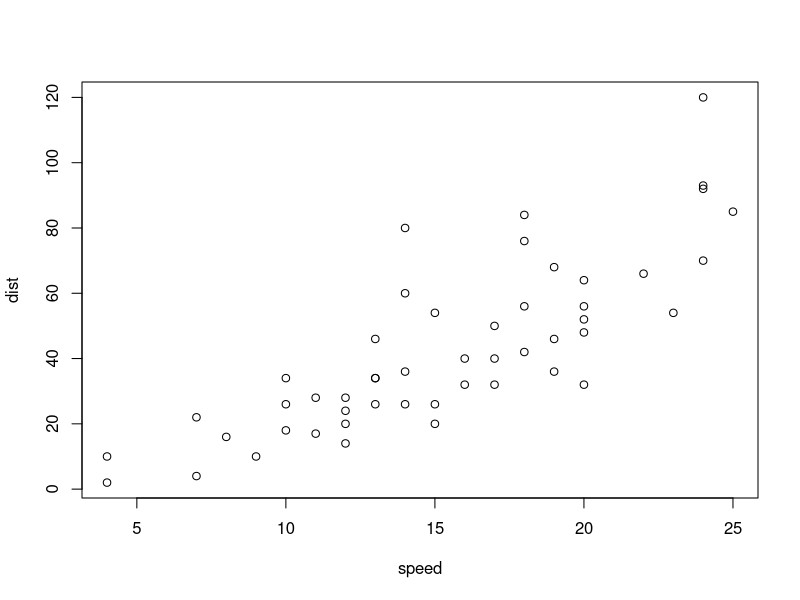
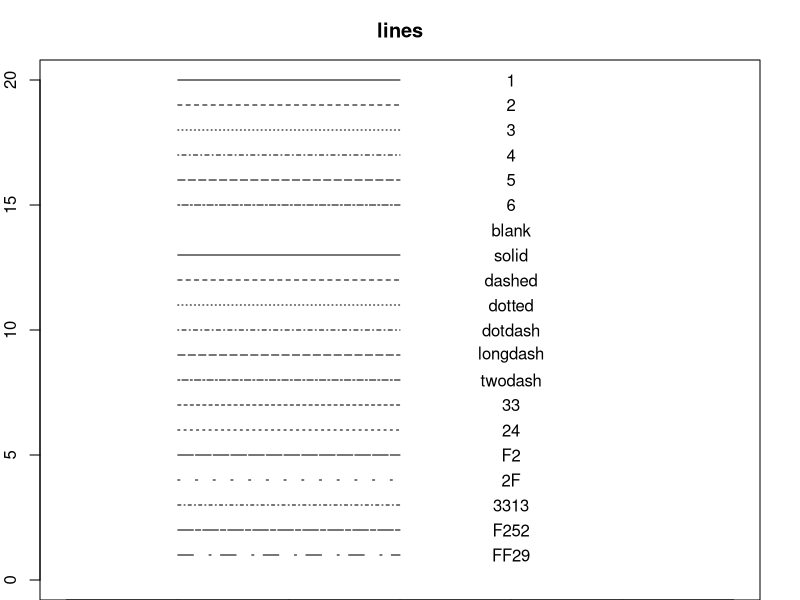
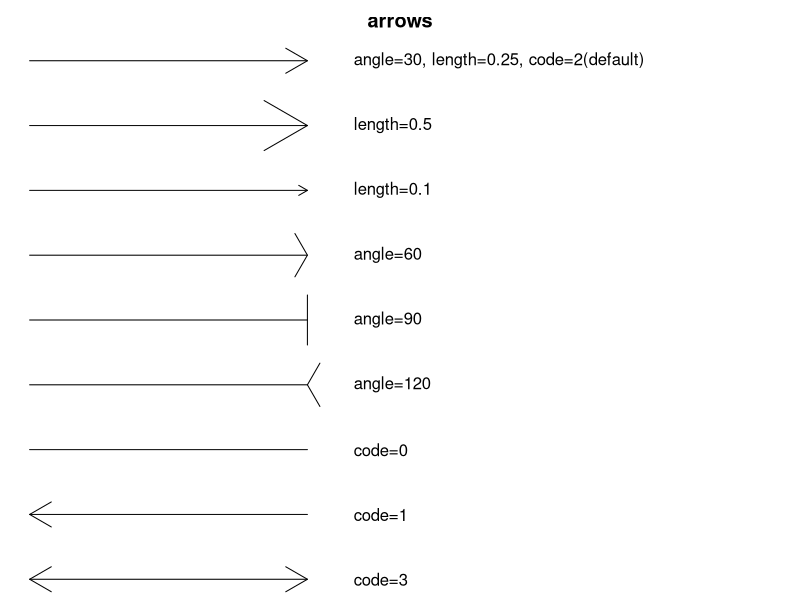
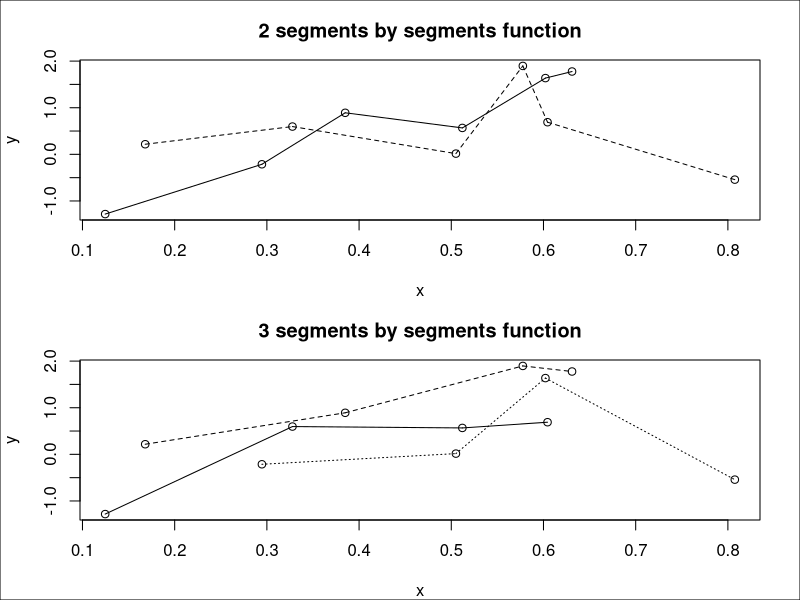
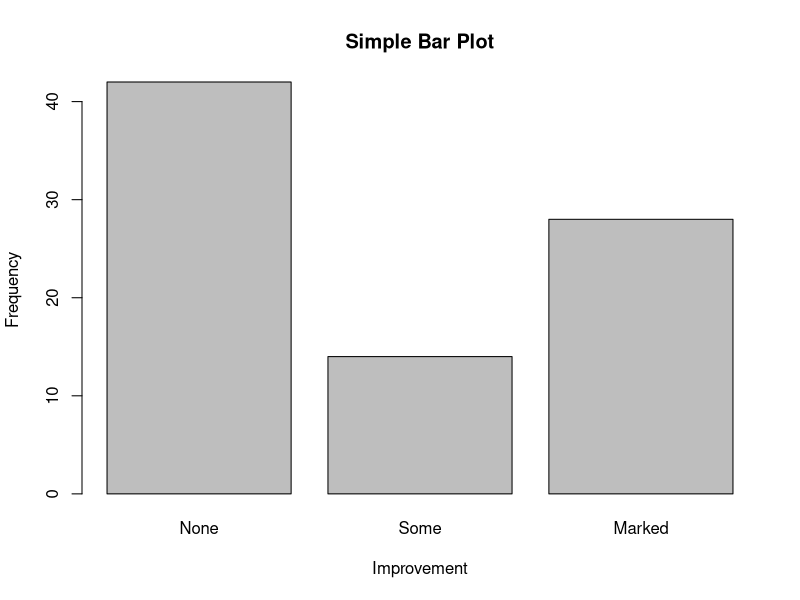
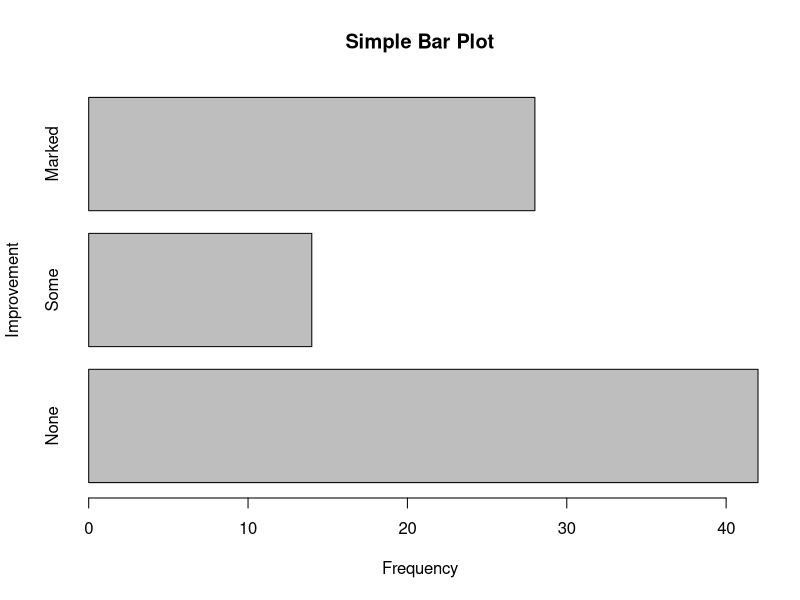
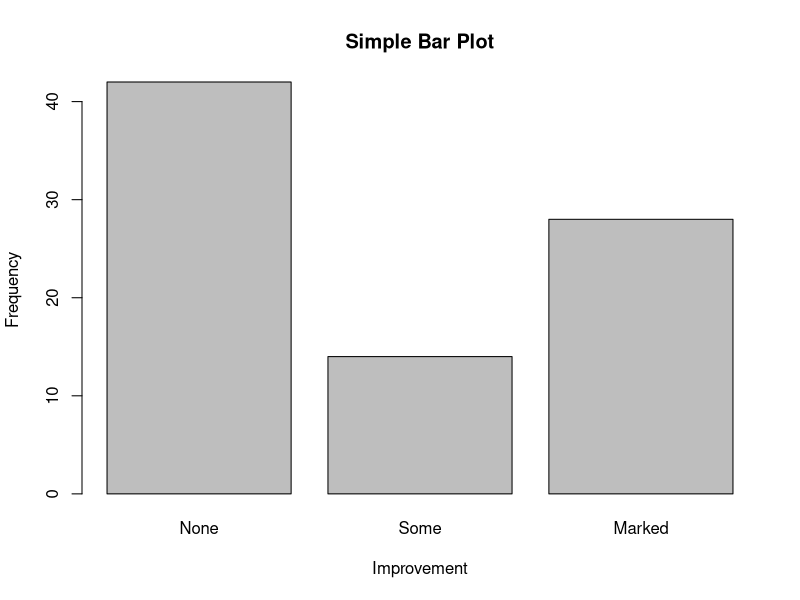
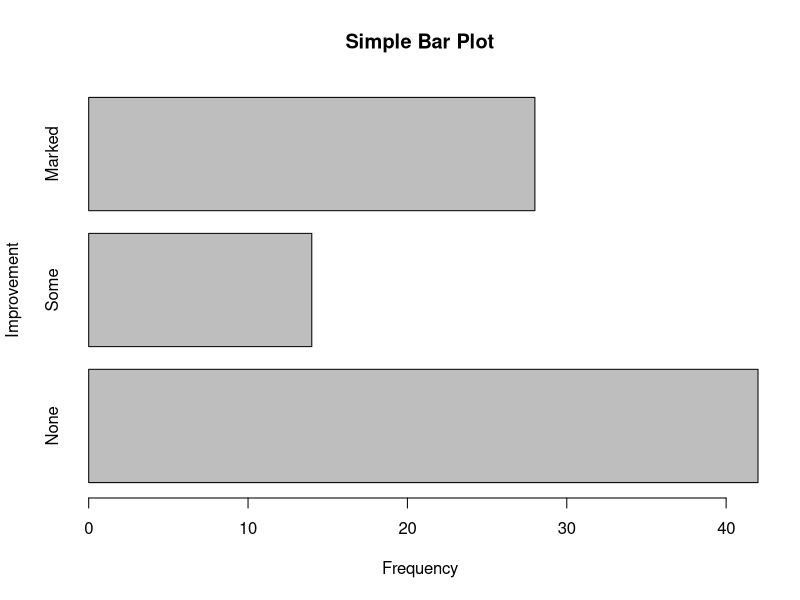

Recreate these plots in R, in order. (Note: this script raises an error after producing the figures.)
options(digits = 2)
Students <- c(
  "John Davis",
  "Angela Williams",
  "Bullwinkle Moose",
  "David Jones",
  "Janice Markhammer",
  "Cheryl Cushing",
  "Reuven Ytzrhak",
  "Greg Knox",
  "Joel England",
  "Mary Rayburn"
)
Math <- c(502, 600, 412, 358, 495, 512, 410, 625, 573, 522)
Science <- c(95, 99, 80, 82, 75, 85, 80, 95, 89, 86)
English <- c(25, 22, 18, 15, 20, 28, 15, 30, 27, 18)
roster <- data.frame(Students, Math, Science, English,
                     stringsAsFactors = FALSE)
roster
z <- scale(roster[, 2:4])
? scale
score <- apply(z, 1, mean)
roster <- cbind(roster, score)
roster

y <- quantile(score, c(.8, .6, .4, .2))
y

roster$grade[score >= y[1]] <- "A"
roster$grade[score < y[1] & score >= y[2]] <- "B"
roster$grade[score < y[2] & score >= y[3]] <- "C"
roster$grade[score < y[3] & score >= y[4]] <- "D"
roster$grade[score < y[4]] <- "F"
roster
name <- strsplit((roster$Student), " ")
Lastname <- sapply(name, "[", 2)
Firstname <- sapply(name, "[", 1)
roster <- cbind(Firstname, Lastname, roster[,-1])
roster
roster <- roster[order(Lastname, Firstname), ]
roster
? options
name
attach(iris)
search()
detach(iris)
search()

options(digits = 3)
attach(mtcars)
aggdata <-
  aggregate(mtcars,
            by = list(cyl, gear),
            FUN = mean,
            na.rm = TRUE)
aggregate(mtcars,
          by = list(cyl, gear),
          FUN = mean,
          na.rm = TRUE)
aggdata
aggregate(mtcars,
          by = list(cyl, gear),
          FUN = mean)
? aggregate
list(cyl, gear)


id <- c(1, 1, 2, 2)
Time <- c(1, 2, 1, 2)
X1 <- c(5, 3, 6, 2)
X2 <- c(6, 5, 1, 4)
mydata <- data.frame(id, Time, X1, X2)
mydata
install.packages("reshape2")
library(reshape2)
md <- melt(mydata, id = c("id", "Time"))
md
dc <- dcast(md, Time ~ variable, sum)
dc
dc <- dcast(md, id ~ variable, sum)
dc
dc <- dcast(md, id ~ Time, sum)
dc
dc <- dcast(md, id + Time ~ variable)
dc
dc <- dcast(md, id + variable ~ Time)
dc
dc <- dcast(md, id ~ variable + Time)
dc

? mad
cars
plot(cars)

dev.copy(pdf, "SampleFile.pdf")
dev.off()


op <- par(no.readonly = TRUE)
par(mar = c(0, 2, 3, 2))
lty1 <- c("blank",
          "solid",
          "dashed",
          "dotted",
          "dotdash",
          "longdash",
          "twodash")
lty2 <- c("33", "24", "F2", "2F", "3313", "F252", "FF29")
plot(
  0:6,
  0:6,
  type = "n",
  ylim = c(0, 20),
  xlab = "",
  ylab = "",
  main = "lines"
)
lines(c(1, 3), c(20, 20), lty = 1)
text(4, 20, "1")
lines(c(1, 3), c(19, 19), lty = 2)
text(4, 19, "2")
lines(c(1, 3), c(18, 18), lty = 3)
text(4, 18, "3")
lines(c(1, 3), c(17, 17), lty = 4)
text(4, 17, "4")
lines(c(1, 3), c(16, 16), lty = 5)
text(4, 16, "5")
lines(c(1, 3), c(15, 15), lty = 6)
text(4, 15, "6")

lines(c(1, 3), c(14, 14), lty = lty1[1])
text(4, 14, lty1[1])
lines(c(1, 3), c(13, 13), lty = lty1[2])
text(4, 13, lty1[2])
lines(c(1, 3), c(12, 12), lty = lty1[3])
text(4, 12, lty1[3])
lines(c(1, 3), c(11, 11), lty = lty1[4])
text(4, 11, lty1[4])
lines(c(1, 3), c(10, 10), lty = lty1[5])
text(4, 10, lty1[5])
lines(c(1, 3), c(9, 9), lty = lty1[6])
text(4, 9, lty1[6])
lines(c(1, 3), c(8, 8), lty = lty1[7])
text(4, 8, lty1[7])
lines(c(1, 3), c(7, 7), lty = lty2[1])
text(4, 7, lty2[1])
lines(c(1, 3), c(6, 6), lty = lty2[2])
text(4, 6, lty2[2])
lines(c(1, 3), c(5, 5), lty = lty2[3])
text(4, 5, lty2[3])
lines(c(1, 3), c(4, 4), lty = lty2[4])
text(4, 4, lty2[4])
lines(c(1, 3), c(3, 3), lty = lty2[5])
text(4, 3, lty2[5])
lines(c(1, 3), c(2, 2), lty = lty2[6])
text(4, 2, lty2[6])
lines(c(1, 3), c(1, 1), lty = lty2[7])
text(4, 1, lty2[7])
par(op)

op <- par(no.readonly = TRUE)
par(mar = c(0, 0, 2, 0))
plot(
  1:9,
  type = "n",
  axes = FALSE,
  xlab = "",
  ylab = "",
  main = "arrows"
)
arrows(1,
       9,
       4,
       9,
       angle = 30,
       length = 0.25,
       code = 2)
text(4.5, 9, adj = 0, "angle=30, length=0.25, code=2(default)")
arrows(1, 8, 4, 8, length = 0.5)
text(4.5, 8, adj = 0, "length=0.5")
arrows(1, 7, 4, 7, length = 0.1)
text(4.5, 7, adj = 0, "length=0.1")
arrows(1, 6, 4, 6, angle = 60)
text(4.5, 6, adj = 0, "angle=60")
arrows(1, 5, 4, 5, angle = 90)
text(4.5, 5, adj = 0, "angle=90")
arrows(1, 4, 4, 4, angle = 120)
text(4.5, 4, adj = 0, "angle=120")
arrows(1, 3, 4, 3, code = 0)
text(4.5, 3, adj = 0, "code=0")
arrows(1, 2, 4, 2, code = 1)
text(4.5, 2, adj = 0, "code=1")
arrows(1, 1, 4, 1, code = 3)
text(4.5, 1, adj = 0, "code=3")
par(op)

#일양난수와 정규난수를 각각 12개씩 생성한 후 segments()함수로 그룹화된 꺾은선 그래프 작성
op <- par(no.readonly = TRUE)
par(mar = c(4, 4, 3, 2), mfrow = c(2, 1))
set.seed(3)
x <- runif(12)
set.seed(4)
y <- rnorm(12)
i <- order(x)
x <- x[i]
y <- y[i]
plot(x, y, main = "2 segments by segments function")
s <- seq(length(x) - 1)
segments(x[s], y[s], x[s + 2], y[s + 2], lty = 1:2)
plot(x, y, main = "3 segments by segments function")
s <- seq(length(x) - 2)
segments(x[s], y[s], x[s + 3], y[s + 3], lty = 1:3)
box(which = "outer")
par(op)
install.packages("vcd")
library(vcd)
counts <- table(Arthritis$Improved)
barplot(counts,
        main = "Simple Bar Plot",
        xlab = "Improvement",
        ylab = "Frequency")
barplot(
  counts,
  main = "Simple Bar Plot",
  xlab = "Frequency",
  ylab = "Improvement",
  horiz = TRUE
)

plot(Arthritis$Improved,
     main = "Simple Bar Plot",
     xlab = "Improvement",
     ylab = "Frequency")
plot(
  Arthritis$Improved,
  main = "Simple Bar Plot",
  xlab = "Frequency",
  ylab = "Improvement",
  horiz = TRUE
)
counts <- table(Arthritis$Improved, Arthritis$Treatment)
barplot(
  counts,
  main = "Stacked Bar Plot",
  xlab = "Treatment",
  ylab = "Frequency",
  col = c("red", "yellow", "green"),
  legend = rownames(counts)
)
counts <- table(Arthritis$Improved, Arthritis$Treatment)
barplot(
  counts,
  main = "Grouped Bar Plot",
  xlab = "Treatment",
  ylab = "Frequency",
  col = c("red", "yellow", "green"),
  legend = rownames(counts),
  beside = TRUE
)


states <- data.frame(state.region, state.x77)
means <-
  aggregate(states$Illiteracy,
            by = list(state.region),
            FUN = mean)
means
means <- means[order(means$x), ]
barplot(means$x, names.arg = means$Group.1)
title("Mean Illiteracy Rate")

par(mar = c(5, 8, 4, 2))
par(las = 2) # 축 라벨 스타일
counts <- table(Arthritis$Improved)
barplot(
  counts,
  main = "Treatment Outcome",
  horiz = TRUE,
  cex.names = 0.8,
  names.arg = c("No Improvement", "Some Improvement",
                "Marked Improvement")
)

par(mar = c(5, 8, 4, 2))
par(las = 3) # 축 라벨 스타일
counts <- table(Arthritis$Improved)
barplot(
  counts,
  main = "Treatment Outcome",
  horiz = TRUE,
  cex.names = 0.8,
  names.arg = c("No Improvement", "Some Improvement",
                "Marked Improvement")
)

library(vcd)
attach(Arthritis)
counts <- table(Treatment, Improved)
spine(counts, main = "Spinogram Example")
detach(Arthritis)

slices <- c(10, 12.4, 16, 8)
lbls <- c("US", "UK", "Australia", "Germany", "France")
pie(slices, labels = lbls, main = "Simple Pie Chart")

pct <- round(slices / sum(slices) * 100)
lbls2 <- paste(lbls, " ", pct, "%", sep = "")
pie(slices,
    labels = lbls2,
    col = rainbow(length(lbls2)),
    main = "Pie Chart with Percentages")

mytable <- table(state.region)
lbls3 <- paste(names(mytable), "\n", mytable, sep = "")
pie(mytable, labels = lbls3,
    main = "Pie Chart from a Table\n (with sample sizes)")

install.packages("plotrix")
library(plotrix)
pie3D(slices,
      labels = lbls,
      explode = 0.1,
      main = "3D Pie Chart")
par(mfrow = c(2, 2))
par(mfrow = c(1, 1))
library(plotrix)
slices <- c(10, 12.4, 16, 8)
lbls <- c("US", "UK", "Australia", "Germany", "France")
fan.plot(slices, labels = lbls, main = "Fan Plot")
hist(mtcars$mpg)

hist(
  mtcars$mpg,
  breaks = 12,
  col = "red",
  xlab = "Miles Per Gallon",
  main =  "Colored histogram with 12 bins"
)

hist(
  mtcars$mpg,
  freq = FALSE,
  breaks = 12,
  col = "red",
  xlab = "Miles Per Gallon",
  main = " Histogram, rug plot, density curve "
)
rug(jitter(mtcars$mpg))
lines(density(mtcars$mpg), col = "blue", lwd = 2)

h <- hist(
  x,
  breaks = 12,
  col = "red",
  xlab = "Miles Per Gallon",
  main = "Histogram with normal curve and box"
)
xfit <- seq(min(x), max(x), length = 40)
yfit <- dnorm(xfit, mean = mean(x), sd = sd(x))
yfit <- yfit * diff(h$mids[1:2]) * length(x)
lines(xfit, yfit, col = "blue", lwd = 2)
box()

d <- density(mtcars$mpg)
plot(d)

d <- density(mtcars$mpg)
plot(d, main = "Kernel Density of Miles Per Gallon")
polygon(d, col = "red", border = "blue")
rug(mtcars$mpg, col = "brown")
install.packages("sm")
library(sm)
attach(mtcars)
cyl.f <- factor(
  cyl,
  levels = c(4, 6, 8),
  labels = c("4 cylinder", "6 cylinder", "8 cylinder")
)
sm.density.compare(mpg, cyl, xlab = "Miles Per Gallon")
title(main = "MPG Distribution by Car Cylinders")
colfill <- c(2:(1 + length(levels(cyl.f))))
legend(locator(1), levels(cyl.f), fill = colfill)
detach(mtcars)

boxplot(mtcars$mpg, main = "Box plot", ylab = "Miles per Gallon")

boxplot(
  mpg ~ cyl,
  data = mtcars,
  main = "Car Mileage Data",
  xlab = "Number of Cylinders",
  ylab = "Miles Per Gallon"
)
boxplot(
  mpg ~ cyl,
  data = mtcars,
  notch = TRUE,
  varwidth = TRUE,
  col = "red",
  main = "Car Mileage Data",
  xlab = "Number of Cylinders",
  ylab = "Miles Per Gallon"
)
mtcars$cyl.f <- factor(mtcars$cyl,
                       levels = c(4, 6, 8),
                       labels = c("4", "6", "8"))
mtcars$am.f <- factor(mtcars$am,
                      levels = c(0, 1),
                      labels = c("auto", "standard"))
boxplot(
  mpg ~ am.f * cyl.f,
  data = mtcars,
  varwidth = TRUE,
  col = c("gold", "darkgreen"),
  main = "MPG Distrbution by Auto Type",
  xlab = "Auto Type",
  ylab = "Miles Per Gallon"
)

install.packages("vioplot")
library(vioplot)
x1 <- mtcars$mpg[mtcars$cyl == 4]
x2 <- mtcars$mpg[mtcars$cyl == 6]
x3 <- mtcars$mpg[mtcars$cyl == 8]
vioplot(x1,
        x2,
        x3,
        names = c("4 cyl", "6 cyl", "8 cyl"),
        col = "gold")
title("Violin Plots of Miles Per Gallon")

dotchart(
  mtcars$mpg,
  labels = row.names(mtcars),
  cex = .7,
  main = "Gas Mileage for Car Models",
  xlab = "Miles Per Gallon"
)

x <- mtcars[order(mtcars$mpg), ]
x$cyl <- factor(x$cyl)
x$color[x$cyl == 4] <- "red"
x$color[x$cyl == 6] <- "blue"
x$color[x$cyl == 8] <- "darkgreen"
dotchart(
  x$mpg,
  labels = row.names(mtcars),
  cex = .7,
  groups = x$cyl,
  gcolor = "black",
  color = x$color,
  pch = 19,
  main = "Gas Mileage for Car Models
  \n grouped by cylinder",
  xlab = "Miles Per Gallon"
)
